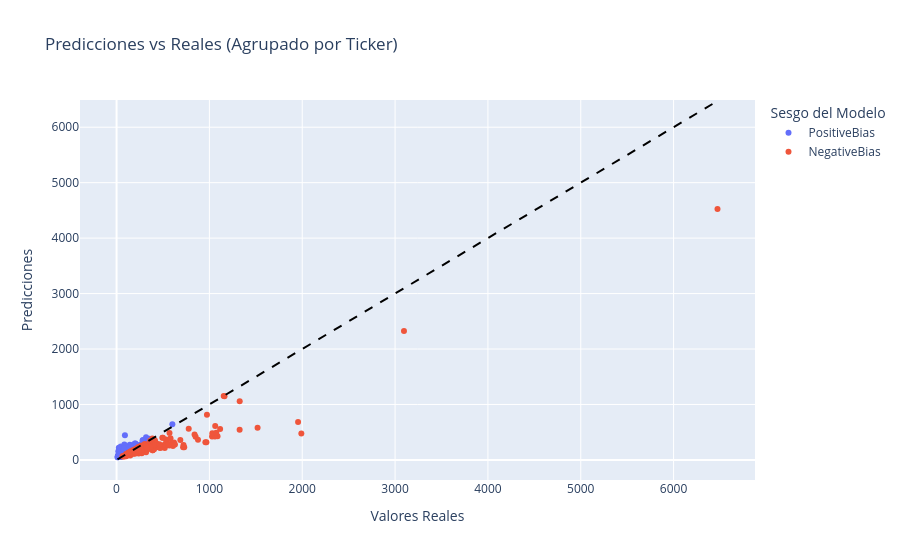

Notebook code for this chart:
### Markdown cell above
Se generan 2 clusters segun las predicciones:
* Positive_Bias: si los residuos son mayores o iguales a cero.
* Negative_Bias: si los residuos son menores a cero.

### Code cell
# Se dividen los datos para predecir el valor de la última fecha disponible para cada ticker en el conjunto de test
X_train = X.iloc[:-len(df['Ticker'].unique())]  # Todos menos la última fecha de cada ticker
y_train = y.iloc[:-len(df['Ticker'].unique())]
X_test = X.iloc[-len(df['Ticker'].unique()):]   # Solo la última fecha de cada ticker
y_test = y.iloc[-len(df['Ticker'].unique()):]

# Recuperar el ticker usando el indice de y_test
tickers_test = df.loc[y_test.index, 'Ticker']

# Predicciones en el conjunto de test
y_pred = pipe.predict(X_test)

# Consolidar resultados individuales en un DataFrame
resultados_df = pd.DataFrame({
    'Ticker': tickers_test,
    'Predicted': y_pred,
    'Observed': y_test
})

# Calcular el residuo para cada predicción
resultados_df['Residuals'] = resultados_df['Predicted'] - resultados_df['Observed']

# Agrupar por ticker
resultados_agrupados = resultados_df.groupby('Ticker')[['Predicted', 'Observed', 'Residuals']].mean()

# Generar el Cluster sobre el promedio de los residuos
resultados_agrupados['Cluster'] = ['PositiveBias' if r >= 0 else 'NegativeBias' 
                                   for r in resultados_agrupados['Residuals']]

# Visualizar
fig = px.scatter(
    resultados_agrupados, 
    x='Observed', 
    y='Predicted', 
    color='Cluster',
    hover_name=resultados_agrupados.index, 
    labels={'Observed':'Valores Reales', 'Predicted':'Predicciones', 'Cluster':'Sesgo del Modelo'},
    title='Predicciones vs Reales (Agrupado por Ticker)'
)

# Línea de identidad perfecta
min_val = resultados_agrupados['Observed'].min()
max_val = resultados_agrupados['Observed'].max()
fig.add_shape(type='line', x0=min_val, y0=min_val, x1=max_val, y1=max_val,
              line=dict(color='black', dash='dash', width=2))
fig.show()

# Estadísticas por cluster a nivel Ticker
over_mask = resultados_agrupados['Cluster'] == 'PositiveBias'
under_mask = resultados_agrupados['Cluster'] == 'NegativeBias'

print("\nEstadísticas por cluster (a nivel de Ticker):")
print(f"Overprediction: {over_mask.sum()} tickers, residuo medio global: {resultados_agrupados.loc[over_mask, 'Residuals'].mean():.4f}")
print(f"Underprediction: {under_mask.sum()} tickers, residuo medio global: {resultados_agrupados.loc[under_mask, 'Residuals'].mean():.4f}")

### Figure 1 — Plotly figure (JSON) as saved in the notebook; plotly's stock layout.template omitted (floating-point values rounded to 4 significant figures; data arrays with more than 128 entries replaced by an {"elided": "..."} marker saying what was removed)
{"data": [{"hovertemplate": "<b>%{hovertext}</b><br><br>Sesgo del Modelo=PositiveBias<br>Valores Reales=%{x}<br>Predicciones=%{y}<extra></extra>", "hovertext": {"elided": "241 str values"}, "legendgroup": "PositiveBias", "marker": {"color": "#636efa", "symbol": "circle"}, "mode": "markers", "name": "PositiveBias", "orientation": "v", "showlegend": true, "type": "scatter", "x": {"elided": "241 float values"}, "xaxis": "x", "y": {"elided": "241 float values"}, "yaxis": "y"}, {"hovertemplate": "<b>%{hovertext}</b><br><br>Sesgo del Modelo=NegativeBias<br>Valores Reales=%{x}<br>Predicciones=%{y}<extra></extra>", "hovertext": {"elided": "214 str values"}, "legendgroup": "NegativeBias", "marker": {"color": "#EF553B", "symbol": "circle"}, "mode": "markers", "name": "NegativeBias", "orientation": "v", "showlegend": true, "type": "scatter", "x": {"elided": "214 float values"}, "xaxis": "x", "y": {"elided": "214 float values"}, "yaxis": "y"}], "layout": {"legend": {"title": {"text": "Sesgo del Modelo"}, "tracegroupgap": 0}, "shapes": [{"line": {"color": "black", "dash": "dash", "width": 2}, "type": "line", "x0": 10.15, "x1": 6473.0, "y0": 10.15, "y1": 6473.0}], "title": {"text": "Predicciones vs Reales (Agrupado por Ticker)"}, "xaxis": {"anchor": "y", "domain": [0, 1], "title": {"text": "Valores Reales"}}, "yaxis": {"anchor": "x", "domain": [0, 1], "title": {"text": "Predicciones"}}}}
